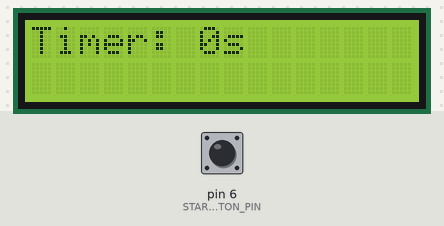
This sketch was run on a simulated Arduino Uno, built with avr-gcc and run on an emulated ATmega328P. On the bench: 16×2 character LCD. Inputs (shaded band) come from the test bench; at power-on: pin 6 (START_BUTTON_PIN) HIGH. What the sketch prints to the serial monitor is not drawn.

Above: at 0.1 s.
At 4.1 s:
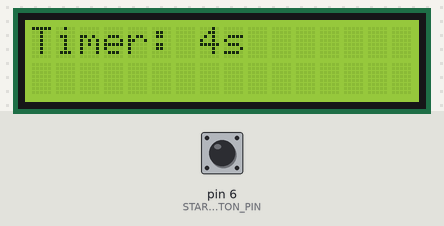
At 9.1 s:
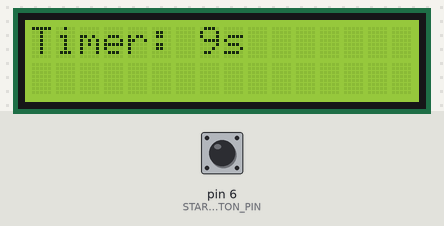
At 19.1 s:
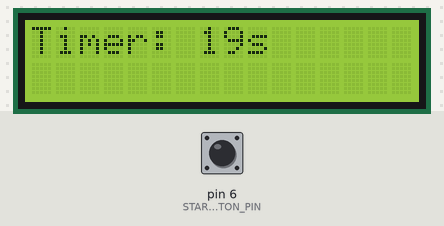
At 28.1 s:
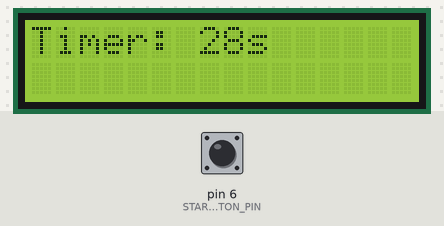
At 38.1 s:
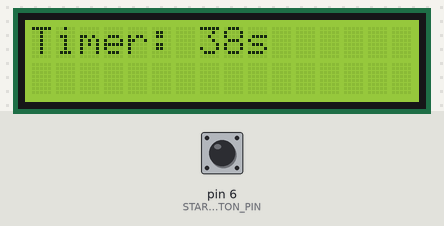

Measured:
- what the display in image 1 shows lasts 1.0 s, from 4.0 s to 5.0 s

The sketch:

stopwatch.ino
```cpp
//**************************************************
/*
  Author: Malcolm Knapp
  Project: Stopwatch
  Date: 2/5/14
  Version: 1.0
  Description: This program is a for the Arduino stopwatch start code using non-blocking
               timers. To extend this code into the full stopwatch use the Stopwatch Tutorial 1.0.
               The complete code uses two button as inputs and an LCD as an output
  Note: This source code is licensed under a Creative Commons License, CC-by-nc-sa.
        (attribution, non-commercial, share-alike)
   see http://creativecommons.org/licenses/by-nc-sa/3.0/ for details.
*/
//***************************************************
typedef unsigned char byte;
// included libraries
#include <LiquidCrystal.h>
#include <Button.h>

// pin definitions
#define START_BUTTON_PIN 6
//-7-

// variable initialize
LiquidCrystal lcd(12, 11, 5, 4, 3, 2);
Button start_button = Button(START_BUTTON_PIN, BUTTON_PULLUP);
//-8-

unsigned long timerInterval = 1000; // duration variable in milliseconds
//-1-
unsigned long timerLastStart = 0;  // Last Start Time variable in milliseconds
//-2-
int secondCount1 = 0;
//-3-

//-5-

void setup () {
  Serial.begin (9600);
  Serial.println("Non Blocking Timer");
  Serial.println("Lets Begin");

  lcd.begin(16, 2);
  lcd.setCursor(0, 0);
  lcd.print("Timer: ");
  lcd.print(secondCount1);
  lcd.print ("s");

  //-6-

}

void loop () {

  if (start_button.uniquePress ()) {
  }

  //-9-

  if(millis() - timerLastStart > timerInterval) {
    timerLastStart = millis();
    // event code
    secondCount1++;
    lcd.setCursor(0, 0);
    lcd.print("Timer: ");
    lcd.print(secondCount1);
    lcd.print ("s");
  }

  //-4-

}
```
